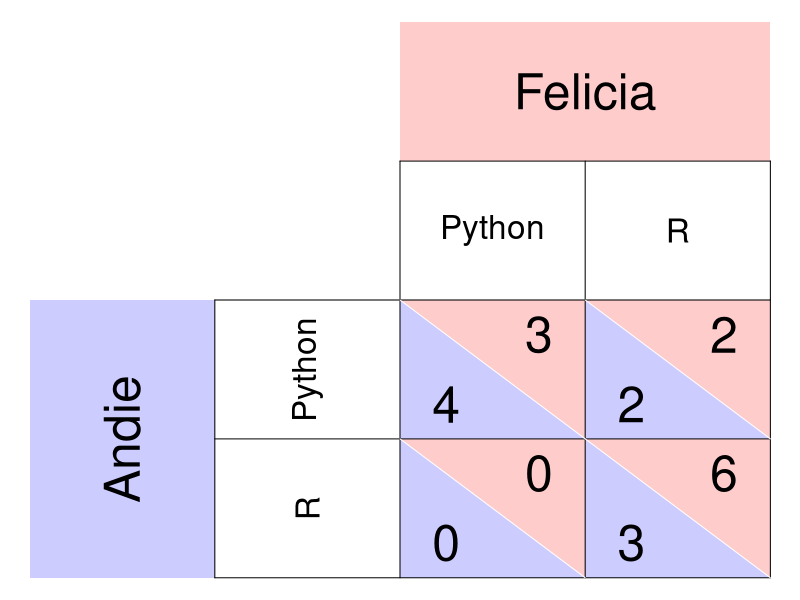

This chart was generated by the following R code:
require(ggplot2)
require(shape)
pdf(file = "society/matrix_python_ruby.pdf", width = 9, height = 7)

par(mar =  c(0, 0, 0, 0))
xlims <- c(0, 8)
ylims <- c(0, 8)

#TextSizes
PlayerSize <- 3
StratSize <- 2
PayoffSize <- 3
p1fadelevel <- 0.2
p2fadelevel <- 0.2

#Payoffs are listed as c("NW", "SW", "NE", "SE")

#Considerations for Player 1
P1Name <- c("Andie")
P1Strat <- c("Python", "R")
P1Payoffs <- c("4", "0", "2", "3")
P1BR1 <- c("NW") #Must be NW or SW - the BR prints accordingly. 
P1BR2 <- c("SE") #Must be NE or SE - the BR prints accordingly. 
#NW = (5, 3); SW = (5,1); NE = (7, 3); SE = (7, 1)
P1bestsize <- 2.5 #Adjusts size of point indicating best response of P1

#Considerations for Player 2
P2Name <- c("Felicia")
P2Strat <- c("Python", "R")
P2Payoffs <- c("3", "0", "2", "6")
P2BR1 <- c("NW") #Must be NW or SW - the BR prints accordingly. 
P2BR2 <- c("SE") #Must be NE or SE - the BR prints accordingly. 
P2bestsize <- 4 #Adjusts size of circle indicating best response of P2

plot(0, 0, xlim = xlims, ylim = ylims, type = "n",
     xlab = expression(""),
     ylab = expression(""),
     xaxt = "n", 
     yaxt = "n", 
     cex.lab = 2, 
     bty = "n")



#Color and label for Player 1 and their strategies
polygon(c(0,0,2,2,0), c(0,4,4,0,0), col=rgb(0, 0, 1, p1fadelevel), density=NULL, border = NA)
text(1, 2, P1Name[1], srt = 90, cex = PlayerSize)

text(3, 3, P1Strat[1], cex = StratSize, srt = 90)
text(3, 1, P1Strat[2], cex = StratSize, srt = 90)


#Color and label for Player 2
polygon(c(4,4,8,8,4), c(8,6,6,8,8), col=rgb(1, 0, 0, p2fadelevel), density=NULL, border = NA)
text(6, 7, P2Name[1], cex = PlayerSize)

text(5, 5, P2Strat[1], cex = StratSize)
text(7, 5, P2Strat[2], cex = StratSize)

#NorthWest cell 
#P1
polygon(c(4,4,6,4), c(4,2,2,4), col=rgb(0, 0, 1, p1fadelevel), density=NULL, border = NA)
#P2
polygon(c(4,6,6,4), c(4,4,2,4), col=rgb(1, 0, 0, p2fadelevel), density=NULL, border = NA)

#P1
text(4.5, 2.5, P1Payoffs[1], cex = PayoffSize)
#P2
text(5.5, 3.5, P2Payoffs[1], cex = PayoffSize)

#SouthWest cell  
#P1
polygon(c(4,4,6,4), c(2,0,0,2), col=rgb(0, 0, 1, p1fadelevel), density=NULL, border = NA)
#P2
polygon(c(4,6,6,4), c(2,2,0,2), col=rgb(1, 0, 0, p2fadelevel), density=NULL, border = NA)

#P1
text(4.5, 0.5, P1Payoffs[2], cex = PayoffSize)
#P2
text(5.5, 1.5, P2Payoffs[2], cex = PayoffSize)


#NorthEast cell 
#P1
polygon(c(6,6,8,6), c(4,2,2,4), col=rgb(0, 0, 1, p1fadelevel), density=NULL, border = NA)
#P2
polygon(c(6,8,8,6), c(4,4,2,4), col=rgb(1, 0, 0, p2fadelevel), density=NULL, border = NA)
#P1
text(6.5, 2.5, P1Payoffs[3], cex = PayoffSize)
#P2
text(7.5, 3.5, P2Payoffs[3], cex = PayoffSize)

#SouthEast cell 
#P1
polygon(c(6,6,8,6), c(2,0,0,2), col=rgb(0, 0, 1, p1fadelevel), density=NULL, border = NA)
#P2
polygon(c(6,8,8,6), c(2,2,0,2), col=rgb(1, 0, 0, p2fadelevel), density=NULL, border = NA)
#P1
text(6.5, 0.5, P1Payoffs[4], cex = PayoffSize)
#P2
text(7.5, 1.5, P2Payoffs[4], cex = PayoffSize)


#Lines for the Table
segments(8, 0, 8, 6, lty = 1, col = "black")
segments(4, 6, 8, 6, lty = 1, col = "black")
segments(2, 0, 2, 4, lty = 1, col = "black")
segments(2, 0, 8, 0, lty = 1, col = "black")
segments(2, 4, 8, 4, lty = 1, col = "black")
segments(4, 0, 4, 6, lty = 1, col = "black")
segments(2, 2, 8, 2, lty = 1, col = "black")
segments(6, 0, 6, 6, lty = 1, col = "black")

#Diagonals
#NW
segments(4, 4, 6, 2, lty = 1, col = "white")
#NE
segments(6, 4, 8, 2, lty = 1, col = "white")
#SW
segments(4, 2, 6, 0, lty = 1, col = "white")
#Se
segments(6, 2, 8, 0, lty = 1, col = "white")


# #Best responses 
# #P1 
# if (P1BR1[1] == "NW"){
#   points(5, 3, pch = 16, col = "black", cex = P1bestsize)
# } else{points(5, 1, pch = 16, col = "black", cex = P1bestsize)
# }
# 
# if (P1BR2[1] == "NE"){
#   points(7, 3, pch = 16, col = "black", cex = P1bestsize)
# } else{points(7, 1, pch = 16, col = "black", cex = P1bestsize)
# }
# 
# 
# #P2
# if (P2BR1[1] == "NW"){
#   points(5, 3, pch = 1, col = "black", cex = P2bestsize)
# } else{points(7, 3, pch = 1, col = "black", cex = P2bestsize)
# }
# 
# if (P2BR2[1] == "SW"){
#   points(5, 3, pch = 1, col = "black", cex = P2bestsize)
# } else{points(7, 1, pch = 1, col = "black", cex = P2bestsize)
# }

dev.off()
